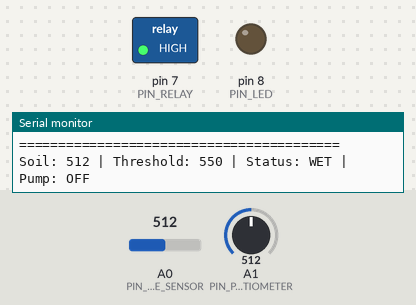
The sketch below on a simulated Arduino Uno, built with avr-gcc and run on an emulated ATmega328P. On the bench: switched loads named in the sketch (green lamp = pin HIGH), output pins drawn as LEDs (lit = HIGH), the last lines printed to the serial monitor. The test bench sets the inputs (shaded band); at power-on: A0 (PIN_MOISTURE_SENSOR) = 512, A1 (PIN_POTENTIOMETER) = 512.

Above: at 2.4 s.
2.5 s: A0 (PIN_MOISTURE_SENSOR) set to 569
7.5 s: A0 (PIN_MOISTURE_SENSOR) set to 589
At 8.9 s:
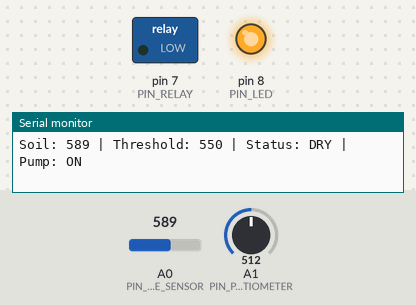
10.3 s: A0 (PIN_MOISTURE_SENSOR) set to 537
15.5 s: A0 (PIN_MOISTURE_SENSOR) set to 505
At 17.4 s:
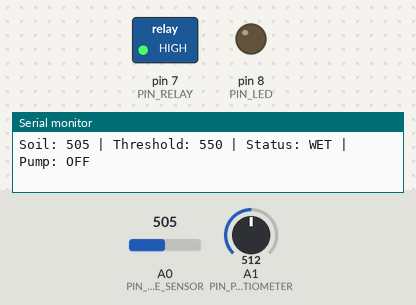
18.3 s: A0 (PIN_MOISTURE_SENSOR) set to 716
At 20.5 s:
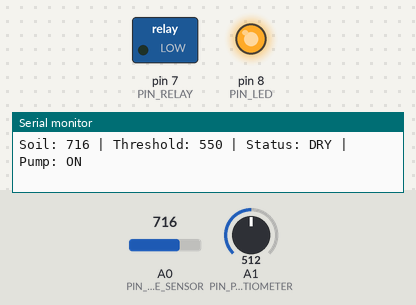
Timing chart, 0 to 22.0 s (numbered marks = the images above; inputs shaded):
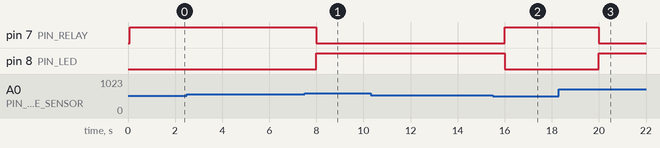

The sketch:

code.ino
```cpp
// =============================================================================
// Automatic Soil Moisture Plant Watering System
// =============================================================================
// Hardware:
//   - Arduino Uno
//   - Soil Moisture Sensor (Analog Output → A0)
//   - 10K Potentiometer (Threshold Adjustment → A1)
//   - 5V Relay Module (IN → D7)
//   - Red 5mm LED (→ D8)
//   - 5V Water Pump (switched by relay, powered from separate supply)
//   - 2×18650 battery pack with regulated 5V output
//
// Wiring Notes:
//   - The relay module switches the pump's separate 5V supply.
//   - The Arduino GPIO pin does NOT directly power the pump.
//   - If your relay module requires a transistor driver (BC547),
//     connect D7 → 10K resistor → BC547 Base, Collector → Relay coil.
//
// Author  : Plant Watering System Example
// Version : 1.0
// =============================================================================

// -----------------------------------------------------------------------------
// RELAY LOGIC CONFIGURATION
// -----------------------------------------------------------------------------
// Set to 'true'  if your relay module is ACTIVE LOW  (signal LOW  = relay ON)
// Set to 'false' if your relay module is ACTIVE HIGH (signal HIGH = relay ON)
// Most common 5V relay modules from Arduino kits are ACTIVE LOW.
// -----------------------------------------------------------------------------
#define RELAY_ACTIVE_LOW true

// -----------------------------------------------------------------------------
// PIN DEFINITIONS
// -----------------------------------------------------------------------------
const int PIN_MOISTURE_SENSOR = A0;  // Soil moisture sensor analog output
const int PIN_POTENTIOMETER   = A1;  // 10K potentiometer for threshold setting
const int PIN_RELAY           = 7;   // Relay module control pin (Digital)
const int PIN_LED             = 8;   // Red status LED (Digital)

// -----------------------------------------------------------------------------
// ADJUSTABLE SYSTEM PARAMETERS
// -----------------------------------------------------------------------------

// How often the sensor is read (milliseconds).
// 2000 ms = read every 2 seconds. Increase for slower response.
const unsigned long SAMPLE_INTERVAL_MS = 2000;

// Hysteresis band (in raw ADC units, 0–1023).
// Prevents rapid ON/OFF relay switching near the threshold.
// Example: if threshold = 600 and HYSTERESIS = 30
//   → Pump turns ON  when soil reading RISES ABOVE (threshold + HYSTERESIS) = 630
//   → Pump turns OFF when soil reading FALLS BELOW (threshold - HYSTERESIS) = 570
// Increase this value if the relay chatters. Decrease for finer control.
const int HYSTERESIS = 30;

// Sensor validation limits.
// Raw ADC values outside this range are treated as sensor errors.
// Valid range for most capacitive/resistive sensors: 0–1023.
const int SENSOR_MIN_VALID = 10;    // Below this → sensor likely disconnected
const int SENSOR_MAX_VALID = 1013;  // Above this → sensor likely short-circuited

// Serial baud rate
const long SERIAL_BAUD_RATE = 9600;

// -----------------------------------------------------------------------------
// GLOBAL VARIABLES
// -----------------------------------------------------------------------------
bool     pumpRunning      = false;  // Tracks current pump state
unsigned long lastSampleTime = 0;   // Timestamp of last sensor reading (millis)

// =============================================================================
// HELPER FUNCTIONS
// =============================================================================

// -----------------------------------------------------------------------------
// setRelay()
// Controls the relay output pin, accounting for active-LOW or active-HIGH logic.
//
// Parameters:
//   turnOn (bool) → true  = turn relay ON  (energise coil, close pump circuit)
//                   false = turn relay OFF (de-energise coil, open pump circuit)
// -----------------------------------------------------------------------------
void setRelay(bool turnOn) {
  if (RELAY_ACTIVE_LOW) {
    // Active-LOW relay: LOW signal energises the coil
    digitalWrite(PIN_RELAY, turnOn ? LOW : HIGH);
  } else {
    // Active-HIGH relay: HIGH signal energises the coil
    digitalWrite(PIN_RELAY, turnOn ? HIGH : LOW);
  }
}

// -----------------------------------------------------------------------------
// setLED()
// Controls the status LED.
//
// Parameters:
//   turnOn (bool) → true = LED ON, false = LED OFF
// -----------------------------------------------------------------------------
void setLED(bool turnOn) {
  digitalWrite(PIN_LED, turnOn ? HIGH : LOW);
}

// -----------------------------------------------------------------------------
// printStatus()
// Prints a formatted status line to the Serial Monitor.
//
// Parameters:
//   soilValue  (int)  → Raw ADC reading from moisture sensor (0–1023)
//   threshold  (int)  → Calculated threshold from potentiometer
//   isDry      (bool) → true = soil is dry, false = soil is wet
//   pumpOn     (bool) → true = pump is running, false = pump is stopped
// -----------------------------------------------------------------------------
void printStatus(int soilValue, int threshold, bool isDry, bool pumpOn) {
  Serial.print("Soil: ");
  Serial.print(soilValue);

  Serial.print(" | Threshold: ");
  Serial.print(threshold);

  Serial.print(" | Status: ");
  Serial.print(isDry ? "DRY" : "WET");

  Serial.print(" | Pump: ");
  Serial.println(pumpOn ? "ON" : "OFF");
}

// =============================================================================
// SETUP — Runs once at power-on or reset
// =============================================================================
void setup() {
  // --- Serial Monitor ---
  Serial.begin(SERIAL_BAUD_RATE);
  Serial.println("=========================================");
  Serial.println("  Automatic Plant Watering System");
  Serial.println("  Initialising...");
  Serial.println("=========================================");

  // --- Configure Output Pins ---
  pinMode(PIN_RELAY, OUTPUT);
  pinMode(PIN_LED,   OUTPUT);

  // --- Safe Startup: Ensure pump is OFF before any reading ---
  // This prevents the pump from accidentally running on startup.
  setRelay(false);   // Relay OFF
  setLED(false);     // LED OFF
  pumpRunning = false;

  // --- Analog pins are INPUT by default; no pinMode needed for A0/A1 ---

  // --- Print relay logic mode for confirmation ---
  Serial.print("  Relay Mode: ");
  Serial.println(RELAY_ACTIVE_LOW ? "ACTIVE LOW" : "ACTIVE HIGH");

  Serial.print("  Hysteresis Band: +/- ");
  Serial.println(HYSTERESIS);

  Serial.print("  Sample Interval: ");
  Serial.print(SAMPLE_INTERVAL_MS);
  Serial.println(" ms");

  Serial.println("=========================================");
  Serial.println("  System Ready. Monitoring soil...");
  Serial.println("=========================================");
  Serial.println();

  // Small pause so the user can see the startup messages
  delay(1000);
}

// =============================================================================
// LOOP — Runs repeatedly after setup()
// =============================================================================
void loop() {
  // --- Non-blocking timing using millis() ---
  // Only take a new reading when SAMPLE_INTERVAL_MS has elapsed.
  // This avoids blocking delays and keeps the loop responsive.
  unsigned long currentTime = millis();

  if (currentTime - lastSampleTime >= SAMPLE_INTERVAL_MS) {
    lastSampleTime = currentTime;  // Record when this sample was taken

    // -----------------------------------------------------------------
    // STEP 1: Read the Soil Moisture Sensor (A0)
    // -----------------------------------------------------------------
    // analogRead() returns 0–1023.
    // Dry soil  → higher reading (less conductivity → higher resistance)
    // Wet soil  → lower  reading (more conductivity → lower resistance)
    // Note: This is typical for resistive sensors. Capacitive sensors
    //       may behave differently — adjust threshold direction if needed.
    int soilValue = analogRead(PIN_MOISTURE_SENSOR);

    // -----------------------------------------------------------------
    // STEP 2: Validate Sensor Reading
    // -----------------------------------------------------------------
    // If the reading is outside the expected range, skip this cycle
    // and report the error. This prevents false pump activations caused
    // by a disconnected or short-circuited sensor wire.
    if (soilValue < SENSOR_MIN_VALID || soilValue > SENSOR_MAX_VALID) {
      Serial.print("WARNING: Sensor reading out of valid range (");
      Serial.print(soilValue);
      Serial.println("). Check wiring. Pump held OFF.");

      // Safety: keep pump OFF during sensor fault
      setRelay(false);
      setLED(false);
      pumpRunning = false;

      return;  // Skip the rest of this sample cycle
    }

    // -----------------------------------------------------------------
    // STEP 3: Read the Potentiometer (A1) and Map to Threshold
    // -----------------------------------------------------------------
    // The potentiometer gives 0–1023.
    // We map this to a practical threshold range of 200–900.
    // This avoids extreme thresholds that would keep the pump
    // always ON or always OFF regardless of soil condition.
    int potValue = analogRead(PIN_POTENTIOMETER);
    int threshold = map(potValue, 0, 1023, 200, 900);

    // -----------------------------------------------------------------
    // STEP 4: Apply Hysteresis to Determine Pump State
    // -----------------------------------------------------------------
    // Without hysteresis: if soil ≈ threshold, tiny sensor fluctuations
    // cause rapid relay ON/OFF switching, which damages the relay.
    //
    // With hysteresis:
    //   Pump turns ON  only when reading > (threshold + HYSTERESIS)
    //   Pump turns OFF only when reading < (threshold - HYSTERESIS)
    //   In between → keep current state (no change)
    //
    // Higher soil reading = drier soil (less resistance passes less signal
    // on many resistive modules — verify for your specific sensor).

    int upperBand = threshold + HYSTERESIS;  // Crossing UP   → turn pump ON
    int lowerBand = threshold - HYSTERESIS;  // Crossing DOWN → turn pump OFF

    if (soilValue > upperBand) {
      // Soil is DRY — reading is above the upper hysteresis band
      pumpRunning = true;

    } else if (soilValue < lowerBand) {
      // Soil is WET — reading is below the lower hysteresis band
      pumpRunning = false;

    }
    // else: soilValue is within the hysteresis band → no change to pumpRunning

    // -----------------------------------------------------------------
    // STEP 5: Apply Pump and LED State
    // -----------------------------------------------------------------
    setRelay(pumpRunning);  // Turn relay ON or OFF
    setLED(pumpRunning);    // Mirror pump state on LED

    // -----------------------------------------------------------------
    // STEP 6: Print Status to Serial Monitor
    // -----------------------------------------------------------------
    // soilValue > threshold means DRY for this sensor type
    bool isDry = (soilValue > threshold);
    printStatus(soilValue, threshold, isDry, pumpRunning);

  } // end if (time elapsed)

  // The rest of the loop() runs freely without any blocking.
  // You can add other non-blocking tasks here if needed.

} // end loop()

// =============================================================================
// END OF FILE
// =============================================================================
```

Measured:
- the behaviour switches between 580 and 581 on A0 (PIN_MOISTURE_SENSOR) (found by bisection; images 0 and 1)
- the behaviour switches between 520 and 519 on A0 (PIN_MOISTURE_SENSOR) (found by bisection; images 1 and 2)
- after the input at 7.5 s, pin 7 (PIN_RELAY): HIGH → LOW after 0.50 s; pin 8 (PIN_LED): LOW → HIGH after 0.50 s
- after the input at 15.5 s, pin 7 (PIN_RELAY): LOW → HIGH after 0.50 s; pin 8 (PIN_LED): HIGH → LOW after 0.50 s
- after the input at 18.3 s, pin 7 (PIN_RELAY): HIGH → LOW after 1.7 s; pin 8 (PIN_LED): LOW → HIGH after 1.7 s
